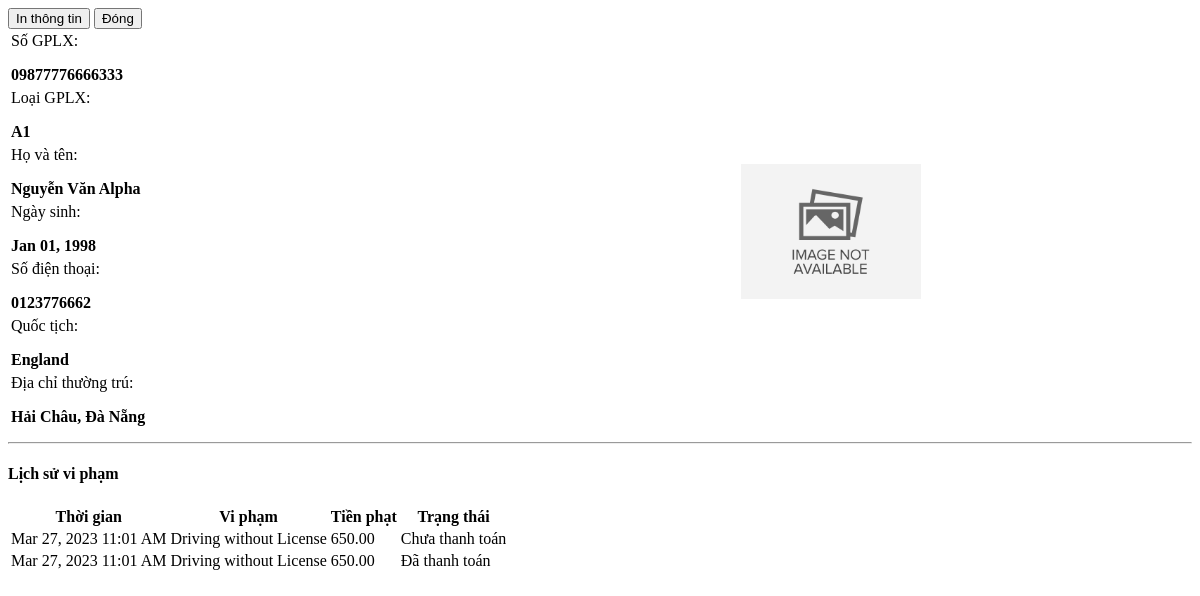
Before: /admin/drivers/view_details.php?id=9 with the older database file.
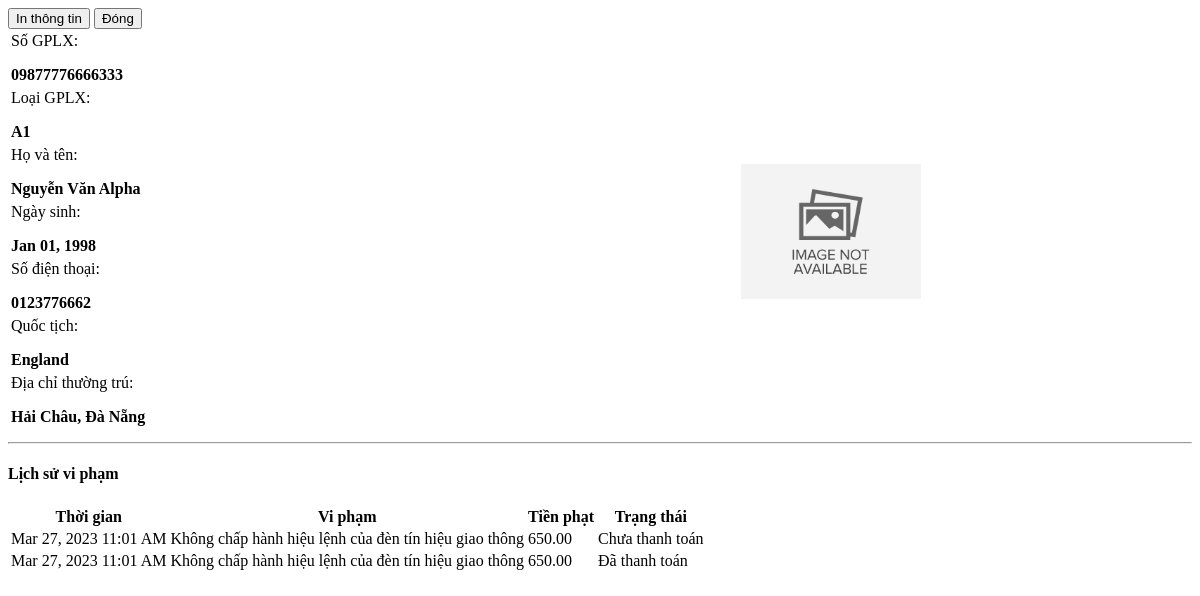
After: the same page with the newer database file.
### tables this page shows
CREATE TABLE `violation_items` (
  `driver_violation_id` int(30) NOT NULL,
  `violation_id` int(30) DEFAULT NULL,
  `fine` float NOT NULL,
  `status` tinyint(1) NOT NULL DEFAULT 0 COMMENT '0=pending, 1=paid',
  `date_created` datetime NOT NULL DEFAULT current_timestamp()
);

CREATE TABLE `violations` (
  `id` int(30) NOT NULL,
  `code` varchar(50) NOT NULL,
  `name` text NOT NULL,
  `description` text NOT NULL,
  `fine` float NOT NULL,
  `status` tinyint(4) NOT NULL DEFAULT 1 COMMENT '0=Inactive, 1=Active',
  `date_created` datetime NOT NULL DEFAULT current_timestamp(),
  `date_updated` datetime DEFAULT NULL ON UPDATE current_timestamp()
);

### config.php (called while the page is built, shortened)
<?php
function validate_image($file){
	if(!empty($file)){
		if(is_file(base_app.$file)){
			return base_url.$file;
		}else{
			return base_url.'dist/img/no-image-available.png';
		}
	}else{
		return base_url.'dist/img/no-image-available.png';
	}
}
?>

### admin/drivers/view_details.php (the view, shortened to what this page needs)
<?php
require_once('../../config.php');
if(isset($_GET['id']) && $_GET['id'] > 0){
    $qry2 = $conn->query("SELECT * from `drivers_meta` where driver_id = '{$_GET['id']}' ");
}
?>
<div class="container-fluid">
    <div class="w-100 d-flex justify-content-end mb-2">
        <button class="btn btn-flat btn-sm btn-default bg-lightblue" type="button" id="print"><i class="fa fa-print"></i> In thông tin</button>
        <button class="btn btn-flat btn-sm btn-default bg-black" data-dismiss="modal"><i class="fa fa-times"></i> Đóng</button>
    </div>
    <div class="border border-dark px-2 py-2" id="print_out">
        <table class="table">
            <tr class='boder-0'>
                <td width="80%" class='boder-0 align-bottom'>
                    <div class="row">
                        <div class="col-12">
                            <div class="d-flex w-max-100">
                                <label class="float-left w-auto whitespace-nowrap">Số GPLX:</label>
                                <p class="col-md-auto border-bottom border-dark w-100"><b><?php echo $license_id_no ?></b></p>
                            </div>
                            <div class="d-flex w-max-100">
                                <label class="float-left w-auto whitespace-nowrap">Loại GPLX:</label>
                                <p class="col-md-auto border-bottom border-dark w-100"><b><?php echo $license_type ?></b></p>
                            </div>
                            <div class="d-flex w-max-100">
                                <label class="float-left w-auto whitespace-nowrap">Họ và tên:</label>
                                <p class="col-md-auto border-bottom border-dark w-100"><b><?php echo $name ?></b></p>
                            </div>
                            <div class="row justify-content-between  w-max-100">
                                <div class="col-6 d-flex w-max-100">
                                    <label class="float-left w-auto whitespace-nowrap">Ngày sinh: </label>
                                    <p class="col-md-auto border-bottom px-2 border-dark w-100"><b><?php echo date("M d, Y",strtotime($dob)) ?></b></p>
                                </div>
                                <div class="col-6 d-flex w-max-100">
                                    <label class="float-left w-auto whitespace-nowrap">Số điện thoại: </label>
                                    <p class="col-md-auto border-bottom px-2 border-dark w-100"><b><?php echo $contact ?></b></p>
                                </div>
                            </div>
                            <div class="d-flex w-max-100">
                                <label class="float-left w-auto whitespace-nowrap">Quốc tịch:</label>
                                <p class="col-md-auto border-bottom border-dark w-100"><b><?php echo $nationality ?></b></p>
                            </div>
                            <div class="d-flex w-max-100">
                                <label class="float-left w-auto whitespace-nowrap">Địa chỉ thường trú:</label>
                                <p class="col-md-auto border-bottom border-dark w-100"><b><?php echo $permanent_address ?></b></p>
                            </div>
                        </div>
                    </div>
                </td>
                <td width="20%">
                    <div class="w-100 d-flex align-items-center justify-content-center">
                        <img src="<?php echo validate_image($image_path) ?>" alt="Driver's ID" class="img-thumnail" id="cimg">
                    </div>
                </td>
            </tr>
        </table>
        <hr class='bg-dark border-dark'>
        <h4 class="text-center"><b>Lịch sử vi phạm</b></h4>
        <table class='table table-stripped px-4'>
            <thead>
                <tr>
                    <th>Thời gian</th>
                    <th>Vi phạm</th>
                    <th>Tiền phạt</th>
                    <th>Trạng thái</th>
                </tr>
            </thead>
            <tbody>
                <?php
                $olist = $conn->query("SELECT i.*,o.code,o.name FROM `violation_items` i inner join `violations` o on i.violation_id = o.id where i.driver_violation_id in (SELECT id FROM `violation_list` where driver_id = '{$driver_id}') order by unix_timestamp(i.date_created) asc  ");
                while($row = $olist->fetch_assoc()):
                ?>
                <tr>
                    <td><?php echo date("M d, Y H:i A",strtotime($date_created)) ?></td>
                    <td><?php echo $row['name'] ?></td>
                    <td><?php echo number_format($row['fine'],2) ?></td>
                    <td><?php echo ($row['status'] == 1) ? "Đã thanh toán" : 'Chưa thanh toán' ?></td>
                </tr>
                <?php endwhile; ?>
            </tbody>
        </table>
    </div>
</div>

Changed rows visible on the page:
changed through a linked row, violation_items (number 1 of 2 on the later page): violation.name "Driving without License" → "Không chấp hành hiệu lệnh của đèn tín hiệu giao thông"
changed through a linked row, violation_items (number 2 of 2 on the later page): violation.name "Driving without License" → "Không chấp hành hiệu lệnh của đèn tín hiệu giao thông"
